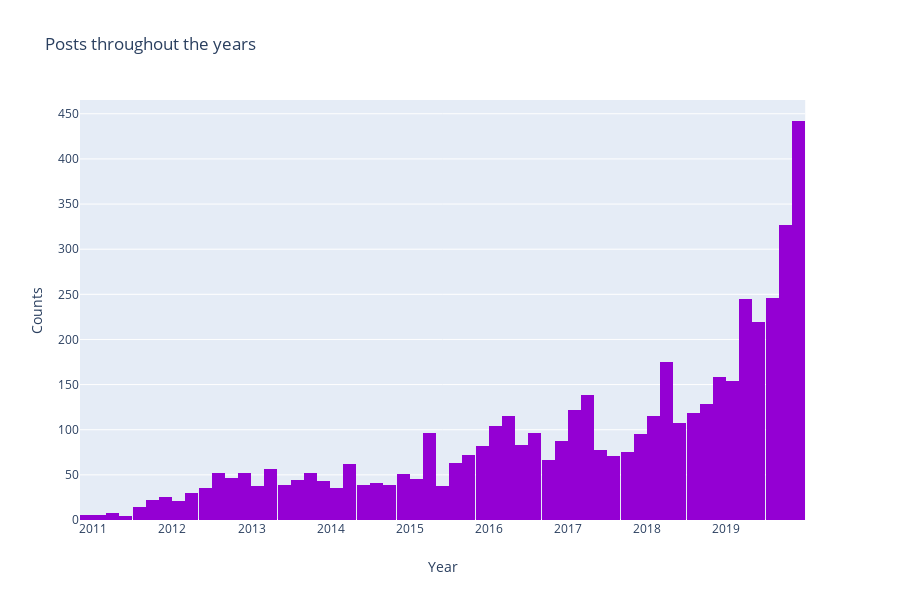
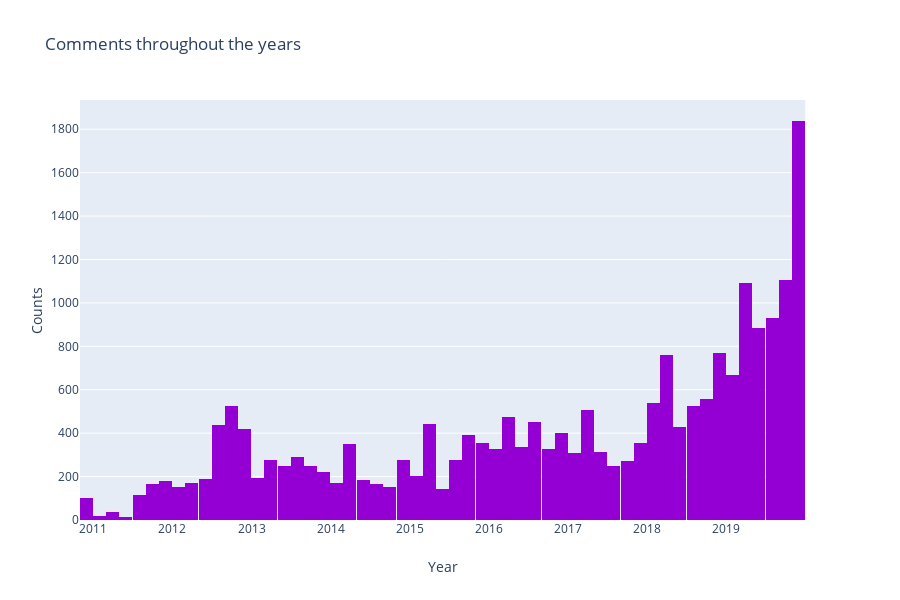

The notebook cell these images were saved under, in order:
### Markdown cell above
# Fun Plots/Facts

### Code cell
#Posts and Comments Throughout the years
def create_histogram(df, title):
    fig = go.Figure()
    fig = px.histogram(
    x=[datetime.utcfromtimestamp(s) for s in df["created_utc"]],
    title= title,
    color_discrete_sequence=['darkviolet']
    )
    fig.update_layout(xaxis_title = 'Year', yaxis_title = 'Counts')
    return fig

fig1 = create_histogram(posts, 'Posts throughout the years')
fig2 = create_histogram(comments, 'Comments throughout the years')
fig1.show()
fig2.show()

### Figure 1 — Plotly figure (JSON) as saved in the notebook; plotly's stock layout.template omitted (floating-point values rounded to 4 significant figures; data arrays with more than 128 entries replaced by an {"elided": "..."} marker saying what was removed)
{"data": [{"alignmentgroup": "True", "bingroup": "x", "hoverlabel": {"namelength": 0}, "hovertemplate": "x=%{x}<br>count=%{y}", "legendgroup": "", "marker": {"color": "darkviolet"}, "name": "", "offsetgroup": "", "orientation": "v", "showlegend": false, "type": "histogram", "x": {"elided": "4822 str values"}, "xaxis": "x", "yaxis": "y"}], "layout": {"barmode": "relative", "height": 600, "legend": {"tracegroupgap": 0}, "title": {"text": "Posts throughout the years"}, "xaxis": {"anchor": "y", "domain": [0, 0.98], "title": {"text": "Year"}}, "yaxis": {"anchor": "x", "domain": [0, 1], "title": {"text": "Counts"}}}}

### Figure 2 — Plotly figure (JSON) as saved in the notebook; plotly's stock layout.template omitted (floating-point values rounded to 4 significant figures; data arrays with more than 128 entries replaced by an {"elided": "..."} marker saying what was removed)
{"data": [{"alignmentgroup": "True", "bingroup": "x", "hoverlabel": {"namelength": 0}, "hovertemplate": "x=%{x}<br>count=%{y}", "legendgroup": "", "marker": {"color": "darkviolet"}, "name": "", "offsetgroup": "", "orientation": "v", "showlegend": false, "type": "histogram", "x": {"elided": "21541 str values"}, "xaxis": "x", "yaxis": "y"}], "layout": {"barmode": "relative", "height": 600, "legend": {"tracegroupgap": 0}, "title": {"text": "Comments throughout the years"}, "xaxis": {"anchor": "y", "domain": [0, 0.98], "title": {"text": "Year"}}, "yaxis": {"anchor": "x", "domain": [0, 1], "title": {"text": "Counts"}}}}
